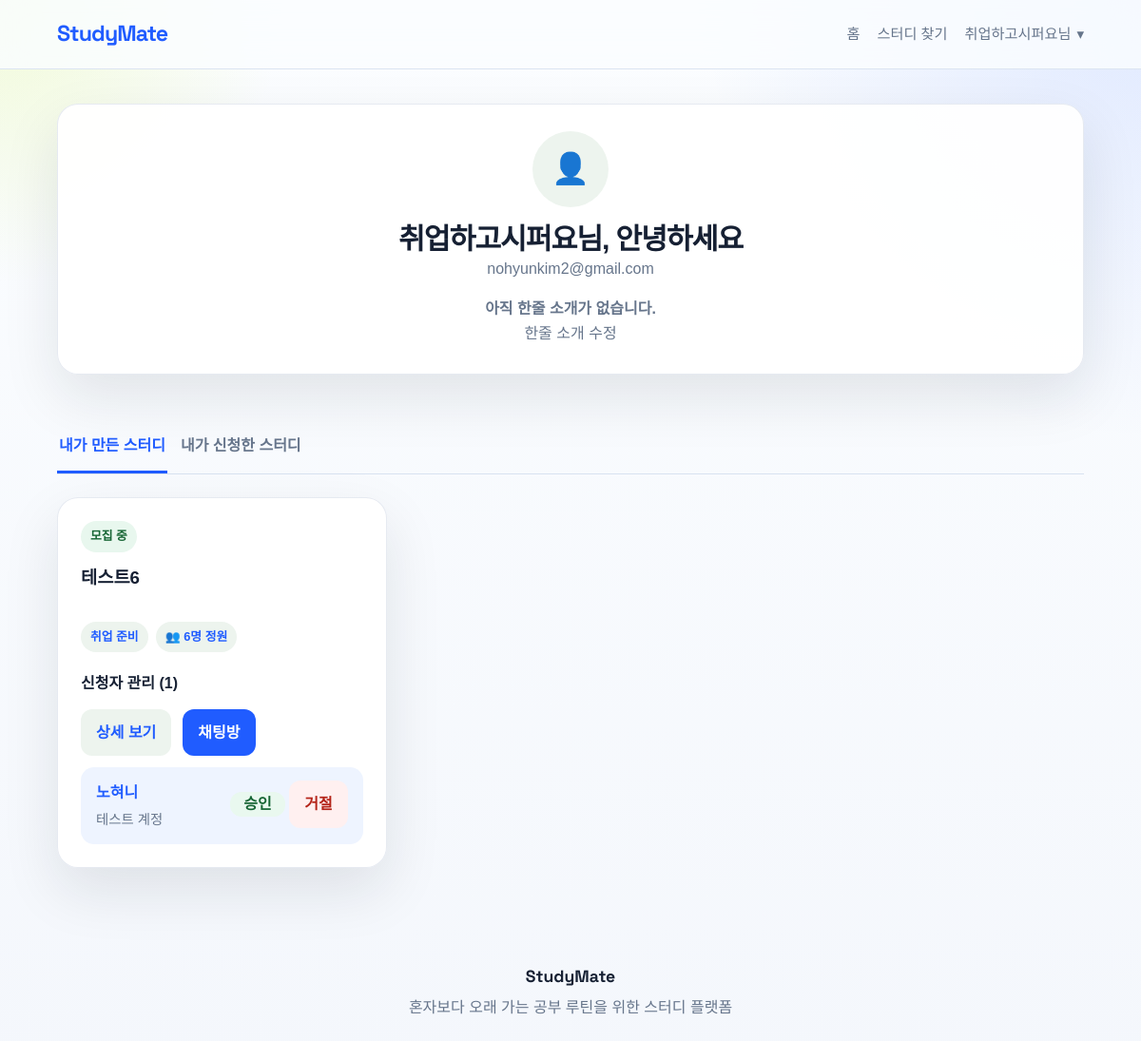
/mypage (signed in), run on the app's committed database.
### models.py (models this page shows, shortened)
class User(db.Model):
    __tablename__ = "user"
    id = db.Column(db.Integer, primary_key=True)
    userid = db.Column(db.String(50), unique=True, nullable=False)
    password = db.Column(db.String(200), nullable=False)
    nickname = db.Column(db.String(50), unique=True, nullable=False)
    email = db.Column(db.String(100), unique=True, nullable=False)
    bio = db.Column(db.String(100), nullable=True)
    studies = db.relationship("Study", back_populates="author", lazy=True)
    comments = db.relationship("Comment", back_populates="author", lazy=True)
    enrollments = db.relationship("Enrollment", back_populates="user", lazy=True)
    chat_messages = db.relationship("ChatMessage", back_populates="user", lazy=True)

class Study(db.Model):
    __tablename__ = "study"
    id = db.Column(db.Integer, primary_key=True)
    title = db.Column(db.String(200), nullable=False)
    category = db.Column(db.String(50), nullable=False)
    member_count = db.Column(db.Integer, nullable=False)
    content = db.Column(db.Text, nullable=False)
    date = db.Column(db.DateTime, default=get_kst_now, nullable=False)
    writer = db.Column(db.String(50), nullable=False)
    author_id = db.Column(db.Integer, db.ForeignKey("user.id"), nullable=True)
    chat_link = db.Column(db.String(300), nullable=True)
    is_closed = db.Column(db.Boolean, default=False, nullable=False)
    author = db.relationship("User", back_populates="studies")
    comments = db.relationship(
        "Comment",
        back_populates="study",
        cascade="all, delete-orphan",
        lazy=True,
        order_by="Comment.date.asc()",
    )
    enrollments = db.relationship(
        "Enrollment",
        back_populates="study",
        cascade="all, delete-orphan",
        lazy=True,
        order_by="Enrollment.date.desc()",
    )
    chat_messages = db.relationship(
        "ChatMessage",
        back_populates="study",
        cascade="all, delete-orphan",
        lazy=True,
        order_by="ChatMessage.date.asc()",
    )

class Enrollment(db.Model):
    __tablename__ = "enrollment"
    __table_args__ = (
        UniqueConstraint("user_id", "study_id", name="uq_enrollment_user_study"),
    )
    id = db.Column(db.Integer, primary_key=True)
    user_id = db.Column(db.Integer, db.ForeignKey("user.id"), nullable=False)
    study_id = db.Column(db.Integer, db.ForeignKey("study.id"), nullable=False)
    status = db.Column(db.Integer, default=0, nullable=False)
    date = db.Column(db.DateTime, default=get_kst_now, nullable=False)
    user = db.relationship("User", back_populates="enrollments")
    study = db.relationship("Study", back_populates="enrollments")

### app.py (the view)
@app.route("/mypage")
def mypage():
    user = get_current_user()
    if not user:
        flash("로그인이 필요합니다.", "error")
        return redirect(url_for("login"))
    my_studies = get_author_studies_query(user).order_by(Study.date.desc()).all()
    my_enrollments = Enrollment.query.filter_by(user_id=user.id).order_by(Enrollment.date.desc()).all()
    return render_template("mypage.html", user=user, my_studies=my_studies, my_enrollments=my_enrollments)

### app.py (called while the page is built)
def get_current_user():
    if hasattr(g, "current_user"):
        return g.current_user
    session_userid = session.get("user_id")
    user = User.query.filter_by(userid=session_userid).first() if session_userid else None
    if session_userid and user is None:
        session.clear()
    g.current_user = user
    return user

def get_csrf_token():
    token = session.get("_csrf_token")
    if not token:
        token = secrets.token_hex(32)
        session["_csrf_token"] = token
    return token

def get_author_studies_query(user):
    return Study.query.filter(
        or_(
            Study.author_id == user.id,
            and_(Study.author_id.is_(None), Study.writer == user.nickname),
        )
    )

@app.before_request
def load_user_and_protect_forms():
    get_current_user()
    if request.method == "POST":
        session_token = session.get("_csrf_token")
        submitted_token = request.form.get("_csrf_token") or request.headers.get("X-CSRFToken")
        if not session_token or session_token != submitted_token:
            abort(400, description="잘못된 요청입니다.")

@app.context_processor
def inject_template_globals():
    user = get_current_user()
    return {
        "csrf_token": get_csrf_token(),
        "current_user": user,
        "user_nickname": user.nickname if user else None,
        "study_categories": STUDY_CATEGORIES,
    }

### templates/mypage.html (shortened to what this page needs)
{% extends "base.html" %}
{% block content %}
<section class="profile-section">
    <div class="profile-icon">👤</div>
    <h2>{{ user.nickname }}님, 안녕하세요</h2>
    <p class="text-muted">{{ user.email }}</p>
    <div id="bio-display">
        <div class="bio-text">
            {% if user.bio %}
                "{{ user.bio }}"
            {% else %}
                <span class="text-muted">아직 한줄 소개가 없습니다.</span>
            {% endif %}
        </div>
        <button type="button" class="small-text-btn" onclick="toggleBioEdit()">한줄 소개 수정</button>
    </div>
</section>
<div class="tab-menu">
    <button type="button" class="tab-btn active" onclick="openTab(event, 'host')">내가 만든 스터디</button>
    <button type="button" class="tab-btn" onclick="openTab(event, 'guest')">내가 신청한 스터디</button>
</div>
<div id="host" class="tab-content active">
    <div class="study-list">
        {% for study in my_studies %}
            <article class="card">
                <div class="card-top">
                    <span class="card-status {% if study.is_closed %}closed{% endif %}">
                        {% if study.is_closed %}모집 마감{% else %}모집 중{% endif %}
                    </span>
                    <h3><a href="{{ url_for('study_detail', study_id=study.id) }}">{{ study.title }}</a></h3>
                    <div class="tag-row">
                        <span class="tag">{{ study.category }}</span>
                        <span class="tag">👥 {{ study.member_count }}명 정원</span>
                    </div>
                </div>
                <div>
                    <h4 class="subheading">신청자 관리 ({{ study.enrollments|length }})</h4>
                    <div class="inline-actions">
                        <a href="{{ url_for('study_detail', study_id=study.id) }}" class="secondary-link compact-link">상세 보기</a>
                        <a href="{{ url_for('study_chat', study_id=study.id) }}" class="primary-link compact-link">채팅방</a>
                    </div>
                    {% if not study.enrollments %}
                        <p class="text-muted">아직 신청자가 없습니다.</p>
                    {% else %}
                        {% for enroll in study.enrollments %}
                            <div class="applicant-item">
                                <div class="applicant-info">
                                    <a href="{{ url_for('profile', nickname=enroll.user.nickname) }}">{{ enroll.user.nickname }}</a>
                                    <div class="applicant-bio">{{ enroll.user.bio or "아직 소개글이 없습니다." }}</div>
                                </div>
                                <div class="applicant-actions">
                                    {% if enroll.status == 0 %}
                                        <form action="{{ url_for('enrollment_action', enrollment_id=enroll.id, action='accept') }}" method="POST" class="inline-form">
                                            <button type="submit" class="small-btn accept-btn">승인</button>
                                        </form>
                                        <form action="{{ url_for('enrollment_action', enrollment_id=enroll.id, action='reject') }}" method="POST" class="inline-form">
                                            <button type="submit" class="small-btn reject-btn">거절</button>
                                        </form>
                                    {% elif enroll.status == 1 %}
                                        <span class="status-badge status-1">승인됨</span>
                                    {% else %}
                                        <span class="status-badge status-2">거절됨</span>
                                    {% endif %}
                                </div>
                            </div>
                        {% endfor %}
                    {% endif %}
                </div>
            </article>
        {% endfor %}
    </div>
</div>
{% endblock %}

### templates/base.html (shortened to what this page needs)
<!DOCTYPE html>
<html lang="ko">
<head>
    <link rel="stylesheet" href="{{ url_for('static', filename='css/style.css') }}">
</head>
<body class="{% block body_class %}{% endblock %}">
    <header class="site-header">
        <div class="nav-container">
            <a href="{{ url_for('home') }}" class="logo">StudyMate</a>
            <nav class="nav-menu" aria-label="Primary">
                <a href="{{ url_for('home') }}" class="{% if request.endpoint == 'home' %}active{% endif %}">홈</a>
                <a href="{{ url_for('study') }}" class="{% if request.endpoint in ['study', 'study_detail', 'studywrite', 'study_edit'] %}active{% endif %}">스터디 찾기</a>
                {% if current_user %}
                    <div class="user-dropdown">
                        <button type="button" class="user-btn" data-dropdown-toggle>
                            {{ current_user.nickname }}님 <span class="arrow">▾</span>
                        </button>
                    </div>
                {% else %}
                    <div class="auth-link-group" aria-label="로그인 또는 회원가입">
                        <a href="{{ url_for('login') }}" class="{% if request.endpoint == 'login' %}active{% endif %}">로그인</a>
                        <span>/</span>
                        <a href="{{ url_for('signup') }}" class="{% if request.endpoint == 'signup' %}active{% endif %}">회원가입</a>
                    </div>
                {% endif %}
            </nav>
        </div>
    </header>
    <main>
        {% block content %}{% endblock %}
    </main>
    <footer class="site-footer">
        <div class="footer-inner">
            <p class="footer-brand">StudyMate</p>
            <p>혼자보다 오래 가는 공부 루틴을 위한 스터디 플랫폼</p>
        </div>
    </footer>
</body>
</html>

### static/css/chat.css (style rules this page uses)
.tab-content { display: none; }
.tab-content.active { display: block; }
.subheading { margin: 0 0 14px; }
.applicant-item { display: flex; justify-content: space-between; gap: 16px; padding: 14px 16px; border-radius: 14px; background: var(--surface-muted); margin-top: 12px; }
.applicant-info a { color: var(--primary); font-weight: 700; }
.applicant-bio { color: var(--text-muted); font-size: 0.9rem; margin-top: 4px; }
.small-btn { padding: 0 14px; }
.dropdown-form, .inline-form { display: inline; }
.site-footer, footer { padding: 28px 20px 48px; text-align: center; color: var(--text-muted); }
.footer-inner { max-width: 1120px; margin: 0 auto; }
.footer-brand { margin-bottom: 6px; color: var(--text); font-family: "Space Grotesk", "Noto Sans KR", sans-serif; font-size: 1.1rem; font-weight: 700; }

### data on the page
User: nickname "취업하고시퍼요", email "nohyunkim2@gmail.com"
Study: is_closed "모집 중", title "테스트6", category "취업 준비", member_count "6", enrollments|length "1"
Enrollment: user.nickname "노혀니", user "테스트 계정"
